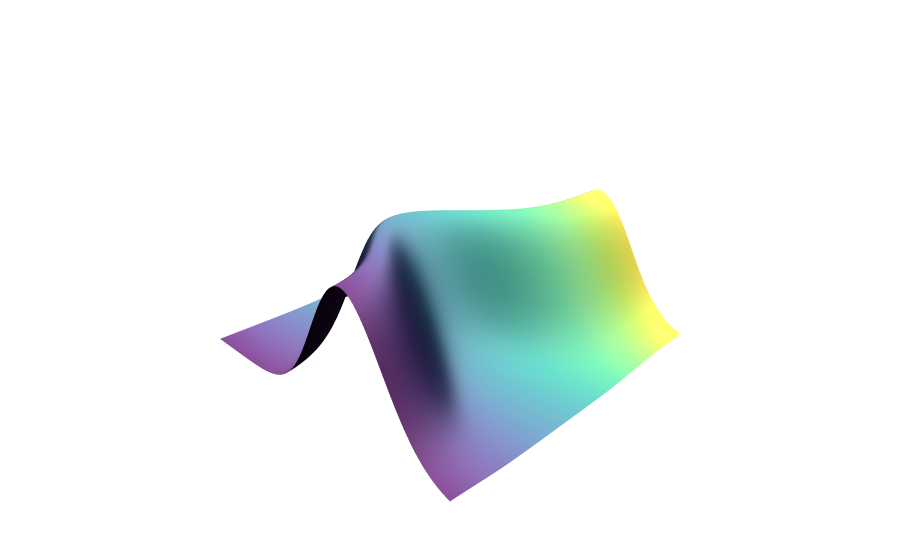

This figure's notebook cell:
### Code cell
fig = go.Figure(
    data=[
        go.Surface(
            z=Z.T,
            x=X,
            y=Y,
            surfacecolor = X, 
            colorscale= px.colors.sequential.Viridis  ,#Plotly3,#"Greys",   # IMPORTANT: neutral shading
            showscale=False,      # removes colorbar
            lighting=dict(
                ambient=0.15,   # lower = stronger shading
                diffuse=0.8,    # main shape cue
                specular=0.6,   # highlight on ridges
                roughness=0.8,  # lower = shinier.  --- ! ----
                fresnel=0.2
            ),
            lightposition=dict(
            x=200,
            y=-100,
            z=300
            )
        )
    ]
)

fig.update_layout(
    scene=dict(
        xaxis=dict(
            visible=False,
            showbackground=False
        ),
        yaxis=dict(
            visible=False,
            showbackground=False
        ),
        zaxis=dict(
            visible=False,
            showbackground=False
        ),
        camera=dict(
            eye=dict(x=-1.2, y=-1.2, z=0.8)
        ),
        aspectratio=dict(x=1, y=1, z=0.4)
    ),
    margin=dict(l=0, r=0, b=0, t=0),
    paper_bgcolor="white",
    plot_bgcolor="white"
)

fig.show()

### Figure 1 — Plotly figure (JSON) as saved in the notebook; plotly's stock layout.template omitted (floating-point values rounded to 4 significant figures; data arrays with more than 128 entries replaced by an {"elided": "..."} marker saying what was removed)
{"data": [{"colorscale": [[0, "#440154"], [0.1111, "#482878"], [0.2222, "#3e4989"], [0.3333, "#31688e"], [0.4444, "#26828e"], [0.5556, "#1f9e89"], [0.6667, "#35b779"], [0.7778, "#6ece58"], [0.8889, "#b5de2b"], [1, "#fde725"]], "lighting": {"ambient": 0.15, "diffuse": 0.8, "fresnel": 0.2, "roughness": 0.8, "specular": 0.6}, "lightposition": {"x": 200, "y": -100, "z": 300}, "showscale": false, "surfacecolor": {"elided": "150x125 float values"}, "type": "surface", "x": {"elided": "150x125 float values"}, "y": {"elided": "150x125 float values"}, "z": {"elided": "150x125 float values"}}], "layout": {"margin": {"b": 0, "l": 0, "r": 0, "t": 0}, "paper_bgcolor": "white", "plot_bgcolor": "white", "scene": {"aspectratio": {"x": 1, "y": 1, "z": 0.4}, "camera": {"eye": {"x": -1.2, "y": -1.2, "z": 0.8}}, "xaxis": {"showbackground": false, "visible": false}, "yaxis": {"showbackground": false, "visible": false}, "zaxis": {"showbackground": false, "visible": false}}}}
